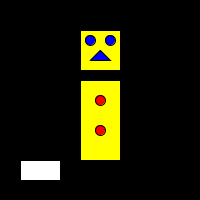
Frame 1 (no input)
Frame 60 (the mouse pressed at the canvas centre just before this capture): identical to frame 1, image omitted
Frame 120 (the mouse held since frame 60 and released just before this capture): identical to frame 1, image omitted

The Processing sketch that drew this single still picture (run headless with seeded random() and noise(); from frame 60 on, the mouse is pressed at the canvas centre):

// Processing sketch: processing_89851
// ── processing_89851.pde

void setup(){
size(200,200);
}

void draw(){
  
 
  if(mouseX<60&&mouseX>20&&mouseY>160&&mouseY<180)
  background(255);
  else 
  background(0);
   fill(255);
  rect(20,160,40,20);
  //face and body
  fill(255,255,0); 
  rect(80,30,40,40);
  rect(80,80,40,80);
  //eye
  fill(0,0,255);
  ellipse(90,40,10,10);
  ellipse(110,40,10,10);
  //mouth
  triangle(90,60,110,60,100,50);
  //buttons
  fill(255,0,0);
  ellipse(100,100,10,10);
  ellipse(100,130,10,10);
  

}
